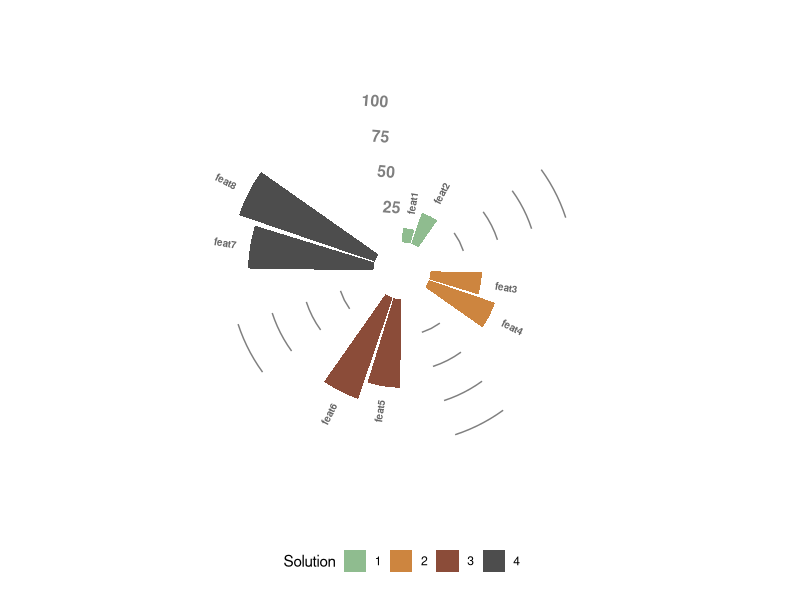

Recreate this plot in R.
# Load packages
library(tidyverse)
# Code is adapted from: https://r-graph-gallery.com/circular-barplot.html
# df should have the following feature, value, group
# group colors
# group legends

# ----- Functions for creating circular barplot -----
# Inputs:
# 1. df: data frame should have the following column names: feature, value, group
# feature: individual bars
# value: value plotted in the y-axis
# group: grouping factors
# 2. legend_color: vector list of colors; should have the group names and their corresponding colors
# 3. legend_list: list of groups/legends of groups
fcreate_circBplot <- function(df, legend_color, legend_list) {
  
  # Adding rows to each group, creating space between the groups
  groups <- unique(df$group)
  NA_rows <- list()
  for(i in 1:length(groups)) {
    NA_rows[[i]] <- data.frame(feature = NA, value = 0, group = groups[i])
  }
  
  data <- df %>% 
    bind_rows(do.call(bind_rows, NA_rows)) %>% 
    group_by(group) %>% 
    arrange(feature)
  
  # Set a number of 'empty bar' to add at the end of each group
  empty_bar <- 2
  to_add <- data.frame(matrix(NA, empty_bar*length(unique(data$group)), ncol(data)) )
  colnames(to_add) <- colnames(data)
  to_add$group <- rep(levels(as.factor(data$group)), each=empty_bar)
  data <- rbind(data, to_add)
  data <- data %>% arrange(group)
  data$id <- seq(1, nrow(data)) 
  
  # Labels for each of the bars (features)
  
  # Get the name and the y position of each label
  label_data <- data
  # Calculate the angle of the labels
  number_of_bar <- nrow(label_data)
  angle <-  90 - 360 * (label_data$id-0.5) /number_of_bar # Subtracting 0.5 so the labels are not found in the extreme left or right
  # Calculate the alignment of labels: right or left
  # If I am on the left part of the plot, my labels have currently an angle < -90
  label_data$hjust<-ifelse( angle < -90, 1, 0)
  # Flip angle BY to make them readable
  label_data$angle<-ifelse(angle < -90, angle+180, angle)
  
  # For the percentage lines
  grid_data <- data %>% 
    group_by(group) %>% 
    dplyr::summarize(start=min(id), end=max(id) - empty_bar) %>% 
    rowwise() %>% 
    dplyr::mutate(title = mean(c(start, end)))
  grid_data$end <- grid_data$end[ c( nrow(grid_data), 1:nrow(grid_data)-1)] + 1.5
  grid_data$start <- grid_data$end - 1
  grid_data <- grid_data[-1,]
  
  # Make the plot
  p <- ggplot(data, aes(x = as.factor(id), y = value, fill = group)) + 
    
    # plotting the bars
    geom_bar(aes(x = as.factor(id), y = value, fill = group), 
             stat = "identity", 
             position = 'dodge') +
    
    # defining colors of the bars
    scale_fill_manual(name = "Solution",
                      values = legend_color,
                      labels = legend_list) +
    
    # Add text showing the value of each 100/75/50/25 lines
    geom_segment(data = grid_data, 
                 aes(x = end, y = 25, xend = start, yend = 25), 
                 colour = "grey50", 
                 alpha = 1, 
                 size = 0.5 , 
                 inherit.aes = FALSE ) +
    geom_segment(data = grid_data, 
                 aes(x = end, y = 50, xend = start, yend = 50), 
                 colour = "grey50", 
                 alpha = 1,
                 size = 0.5,
                 inherit.aes = FALSE ) +
    geom_segment(data = grid_data, 
                 aes(x = end, y = 75, xend = start, yend = 75), 
                 colour = "grey50", 
                 alpha = 1,
                 size = 0.5,
                 inherit.aes = FALSE ) +
    geom_segment(data = grid_data, 
                 aes(x = end, y = 100, xend = start, yend = 100), 
                 colour = "grey50", 
                 alpha = 1,
                 size = 0.5,
                 inherit.aes = FALSE ) +
    annotate("text", x = rep(max(data$id),4), 
             y = c(25, 50, 75, 100), 
             label = c(25, 50, 75, 100), 
             color = "grey50", 
             size=4, 
             angle = -5, 
             fontface = "bold", 
             hjust=0.5) +
    
    # setting limitations of actual plot
    ylim(-20,120) +
    theme_minimal() +
    coord_polar() + 
    
    geom_text(data = label_data, aes(x = id, y=value+10, label=feature, hjust=hjust), color="black", fontface="bold",alpha=0.6, size=2.5, angle= label_data$angle, inherit.aes = FALSE ) +
    
    # Defining colors of these lines
    scale_color_manual(name = "Features",
                       values = palette) +
    
    theme(
      legend.position = "bottom",
      axis.text = element_blank(),
      axis.title = element_blank(),
      panel.grid = element_blank(),
      plot.margin = unit(rep(0.5,4), "cm")
    )
  
  return(p)
}

# ----- Example df -----
colors <- c('grp1' = 'darkseagreen', 'grp2' = 'tan3', 
                  'grp3' = 'salmon4', 'grp4' = 'grey30')
legends <- c('1', '2', '3', '4')
df.manip <- tibble(feature = c("feat1", "feat2", "feat3", "feat4", "feat5", "feat6", "feat7", "feat8"),
                   value = seq(from = 10, to = 100, length.out = 8),
                   group = c(rep("grp1", 2), rep("grp2", 2), rep("grp3", 2), rep("grp4", 2)))
x <- fcreate_circBplot(df.manip, legend_list = legends, legend_color = colors)


